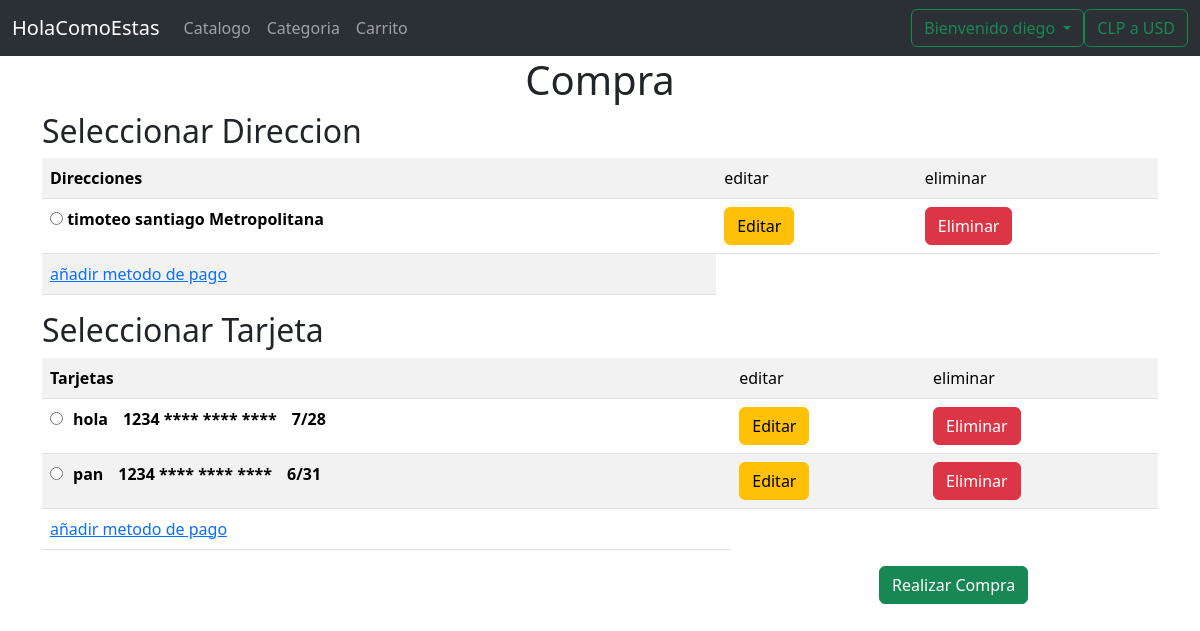
Page /market/realizarCompra (signed in) on the committed database.
### market/models.py (models this page shows, shortened)
class Direccion(models.Model):
    direccion = models.CharField(max_length=50)
    ciudad = models.CharField(max_length=50)
    estado = models.CharField(max_length=50, null=True)
    pais = models.CharField(max_length=50)
    codigo_postal = models.CharField(max_length=10)
    fecha_modificacion = models.DateTimeField(auto_now=True)
    usuario = models.ForeignKey(settings.AUTH_USER_MODEL, on_delete=models.CASCADE)

class MetodoPago(models.Model):
    usuario = models.ForeignKey(settings.AUTH_USER_MODEL, on_delete=models.CASCADE)
    nombre = models.CharField(max_length=50)
    numero = models.CharField(max_length=20)
    mesExpiracion = models.CharField(max_length=2)
    anioExpiracion = models.CharField(max_length=2)
    cvv = models.CharField(max_length=3)
    fecha_modificacion = models.DateTimeField(auto_now=True)

### market/views.py (the view, shortened to what this page needs)
# urls.py: path('realizarCompra', views.realizarCompra, name='realizarCompra'),
@login_required
def realizarCompra(request):
    context = {}
    context['listadoDireccion'] = Direccion.objects.all()
    context['listadoTarjeta'] = MetodoPago.objects.all()
    context['listadoCarrito'] = Carrito.objects.filter(usuario=request.user)
    return render(request, 'realizarCompra.html', context)

### market/templates/realizarCompra.html (shortened to what this page needs)
{% extends "plantillaBase.html" %}
{% load static %}
{% block tituloPrincipal %} Compra {% endblock %}
{% block css %}
<link rel="stylesheet" type="text/css" href="{% static '../static/css/styleComprar.css' %}">
{% endblock %}
{% block contenido %}
<form action="{% url 'realizarCompra' %}" method="post" enctype="multipart/form-data">
    <h2>Seleccionar Direccion</h2>
    <table class="table table-responsive table-striped">
        <tr>
            <th>Direcciones</th>
            <td>editar</td>
            <td>eliminar</td>
        </tr>
        {% for item in listadoDireccion %}
        <tr>
            <th>
                <label for="Direccion{{item.pk}}" class="direccion-label">
                    <input type="radio" id="Direccion{{item.pk}}" name="direccion" value="{{item.pk}}" required>
                    <span class="direccion-direccion">{{item.direccion}}</span>
                    <span class="direccion-ciudad">{{item.ciudad}}</span>
                    <span class="direccion-estado">{{item.estado}}</span>
                </label>
            </th>
            <td><a href="{% url 'editarDireccion' item.pk %}" class="btn btn-warning">Editar</a></td>
            <td><a href="{% url 'eliminarDireccion' item.pk %}" class="btn btn-danger">Eliminar</a></td>
        </tr>
        {% endfor %}
        <tr>
            <td>
                <a href="{% url 'anadirDireccionForm' %}">añadir metodo de pago</a>
            </td>
        </tr>
    </table>
    <h2>Seleccionar Tarjeta</h2>
    <table class="table table-responsive table-striped">
        <tr>
            <th>Tarjetas</th>
            <td>editar</td>
            <td>eliminar</td>
        </tr>
        {% for item in listadoTarjeta %}
        <tr>
            <th>
                <label for="Tarjeta{{item.pk}}" class="tarjeta-label">
                    <input type="radio" id="Tarjeta{{item.pk}}" name="tarjeta" value="{{item.pk}} " required>
                    <span class="tarjeta-nombre">{{item.nombre}}</span>
                    <span class="tarjeta-numero">{{item.numero|slice:":4"}} **** **** ****</span>
                    <span class="tarjeta-expiracion">{{item.mesExpiracion}}/{{item.anioExpiracion}}</span>
                </label>
            </th>
            <td><a href="{% url 'editarTarjeta' item.pk %}" class="btn btn-warning">Editar</a></td>
            <td><a href="{% url 'eliminarTarjeta' item.pk %}" class="btn btn-danger">Eliminar</a></td>
        </tr>
        {% endfor %}
        <tr>
            <td><a href="{% url 'anadirTarjetaForm' %}">añadir metodo de pago</a></td>
        </tr>
    </table>
    <input type="submit" name="btnComprar" class="btn btn-success offset-md-9" value="Realizar Compra">
</form>
<br>
{% endblock %}

### market/templates/plantillaBase.html (shortened to what this page needs)
{% load static %}
<!DOCTYPE html>
<html lang="es">
<head>
    {% block css %}{% endblock %}
    <link href="https://cdn.jsdelivr.net/npm/bootstrap@5.3.3/dist/css/bootstrap.min.css" rel="stylesheet"
>
</head>
<body>
    <header>
        <nav class="navbar navbar-expand-lg bg-body-tertiary" data-bs-theme="dark">
            <div class="container-fluid">
                <a class="navbar-brand" href="{% url 'index' %}">HolaComoEstas</a>
                <div class="collapse navbar-collapse" id="navbarSupportedContent">
                    <ul class="navbar-nav me-auto mb-2 mb-lg-0">
                        <li class="nav-item">
                            <a class="nav-link" href="{% url 'listarProductos' %}">Catalogo</a>
                        </li>
                        <li class="nav-item">
                            <a class="nav-link" href="{% url 'listarCategoria' %}">Categoria</a>
                        </li>
                        <li class="nav-item">
                            <a class="nav-link" href="{% url 'listarCarrito' %}">Carrito</a>
                        </li>
                    </ul>
                    {% if user.is_authenticated %}
                        <li class="nav-item dropdown btn btn-outline-success">
                            <a class="nav-link dropdown-toggle" href="#" id="navbarDropdown" role="button" data-bs-toggle="dropdown" aria-expanded="false">
                                Bienvenido {{ user.username }}
                            </a>
                        </li>
                    {% endif %}
                    <a class="btn btn-outline-success" id="boton-clp-usd" onclick="cambiar()">CLP a USD</a>
                </div>
            </div>
        </nav>
    </header>
    <div class="container">
        <h1 class="text-center">{% block tituloPrincipal %}{% endblock %}</h1>
        {% block contenido  %}{% endblock %}
    </div>
</body>
</html>

### market/static/css/styleComprar.css (style rules this page uses)
* { margin: 0; padding: 0; box-sizing: border-box; }
.tarjeta-label { display: flex; align-items: center; cursor: pointer; }
.tarjeta-label input[type="radio"] { margin-right: 10px; }
.tarjeta-nombre, .tarjeta-numero, .tarjeta-expiracion { margin-right: 15px; }

### rows in the picture
Direccion: direccion "timoteo", ciudad "santiago", estado "Metropolitana"
MetodoPago: nombre "hola", numero "1234", mesExpiracion "7", anioExpiracion "28"
MetodoPago: nombre "pan", numero "1234", mesExpiracion "6", anioExpiracion "31"

### other values in the picture
{{ user.username }} "diego"
